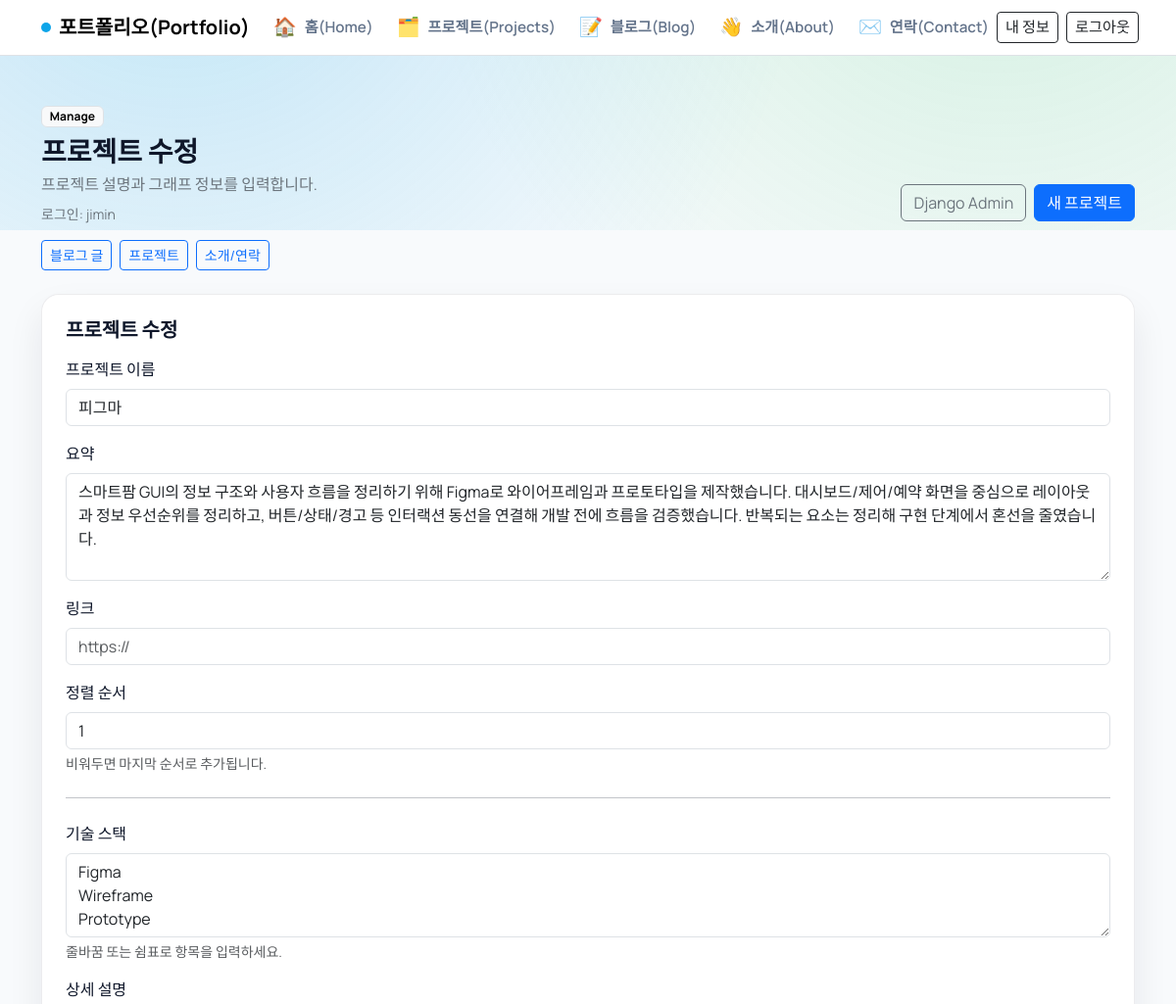
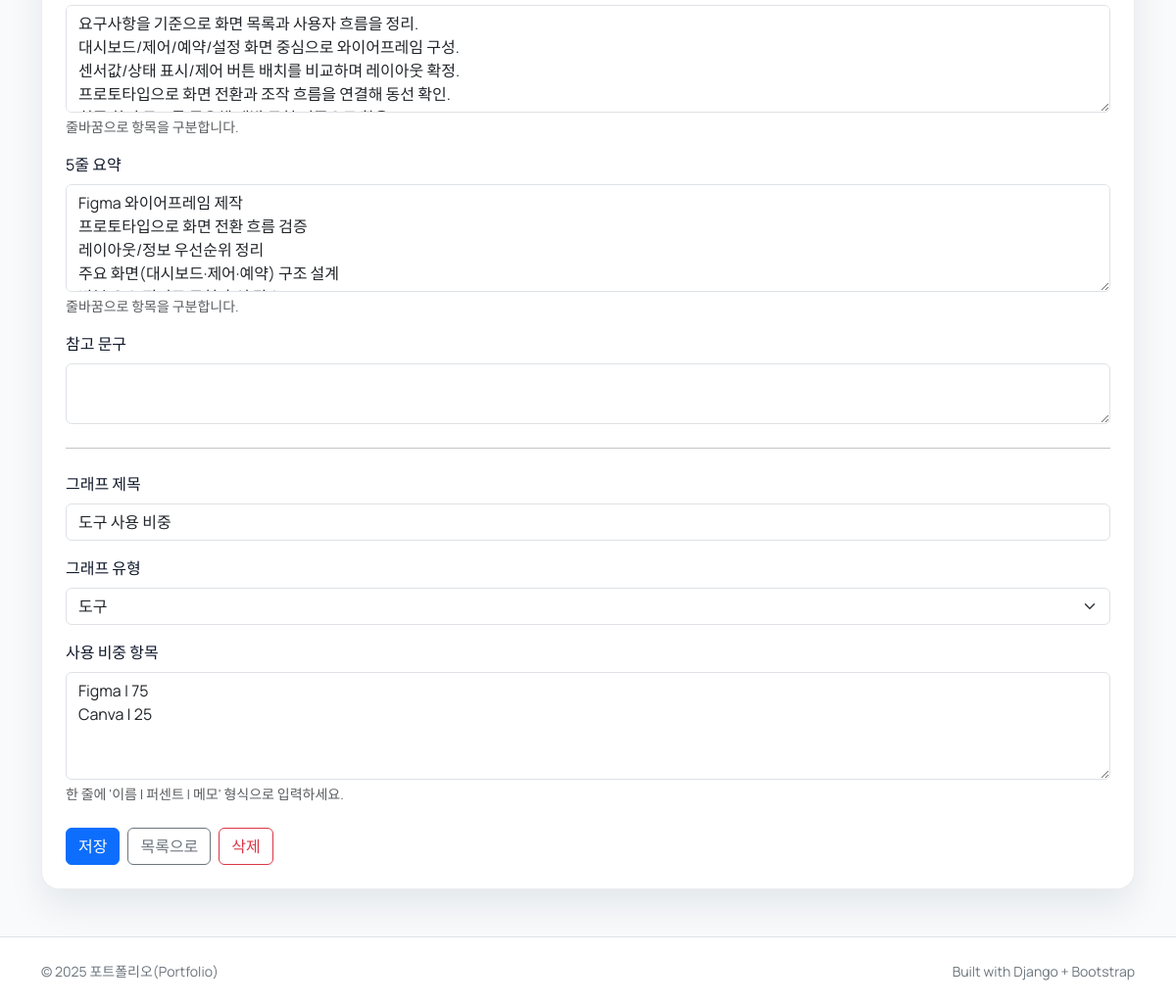
Screenshot of /manage/projects/1/edit/ (signed in) with the database file from the repository (2 pictures, top to bottom).
### pages/models.py (models this page shows, shortened)
class Project(models.Model):
    USAGE_LANGUAGE = "language"
    USAGE_TOOL = "tool"
    USAGE_OTHER = "other"
    USAGE_CHOICES = [
        (USAGE_LANGUAGE, "Language"),
        (USAGE_TOOL, "Tool"),
        (USAGE_OTHER, "Other"),
    ]
    name = models.CharField(max_length=200)
    summary = models.TextField()
    link = models.URLField(blank=True)
    tech_stack = models.JSONField(default=list, blank=True)
    details = models.JSONField(default=list, blank=True)
    highlights = models.JSONField(default=list, blank=True)
    note = models.TextField(blank=True)
    usage_title = models.CharField(max_length=120, blank=True)
    usage_type = models.CharField(max_length=20, choices=USAGE_CHOICES, blank=True)
    usage_items = models.JSONField(default=list, blank=True)
    owner = models.ForeignKey(
        settings.AUTH_USER_MODEL,
        on_delete=models.CASCADE,
        related_name="projects",
        null=True,
        blank=True,
    )
    order = models.PositiveIntegerField(default=0)
    created_at = models.DateTimeField(default=timezone.now)
    updated_at = models.DateTimeField(auto_now=True)
    class Meta:
        ordering = ["order", "-created_at"]

### pages/manage_views.py (the view)
@login_required
def manage_project_edit(request, pk):
    project = get_object_or_404(Project, pk=pk, owner=request.user)
    if request.method == "POST":
        form = ProjectForm(request.POST, instance=project)
        if form.is_valid():
            form.save()
            messages.success(request, "프로젝트가 수정되었습니다.")
            return redirect("manage_project_list")
    else:
        form = ProjectForm(instance=project)
    return render(
        request,
        "pages/manage/project_form.html",
        {"form": form, "project": project, "is_edit": True},
    )

### pages/templates/pages/manage/project_form.html (shortened to what this page needs)
{% extends "blog/manage/base.html" %}
{% block manage_title %}{% if is_edit %}프로젝트 수정{% else %}프로젝트 등록{% endif %}{% endblock %}
{% block manage_description %}프로젝트 설명과 그래프 정보를 입력합니다.{% endblock %}
{% block manage_actions %}
  <a class="btn btn-outline-secondary" href="/admin/">Django Admin</a>
  <a class="btn btn-primary" href="{% url 'manage_project_create' %}">새 프로젝트</a>
{% endblock %}
{% block manage_content %}
<div class="surface p-4">
  <h2 class="h5 fw-bold mb-3">{% if is_edit %}프로젝트 수정{% else %}새 프로젝트 등록{% endif %}</h2>
  <form method="post">
    <div class="mb-3">
      <label class="form-label" for="{{ form.name.id_for_label }}">{{ form.name.label }}</label>
      {{ form.name }}
    </div>
    <div class="mb-3">
      <label class="form-label" for="{{ form.summary.id_for_label }}">{{ form.summary.label }}</label>
      {{ form.summary }}
    </div>
    <div class="mb-3">
      <label class="form-label" for="{{ form.link.id_for_label }}">{{ form.link.label }}</label>
      {{ form.link }}
    </div>
    <div class="mb-3">
      <label class="form-label" for="{{ form.order.id_for_label }}">{{ form.order.label }}</label>
      {{ form.order }}
      {% if form.order.help_text %}
        <div class="form-text">{{ form.order.help_text }}</div>
      {% endif %}
    </div>
    <hr class="my-4">
    <div class="mb-3">
      <label class="form-label" for="{{ form.tech_stack_text.id_for_label }}">{{ form.tech_stack_text.label }}</label>
      {{ form.tech_stack_text }}
      {% if form.tech_stack_text.help_text %}
        <div class="form-text">{{ form.tech_stack_text.help_text }}</div>
      {% endif %}
    </div>
    <div class="mb-3">
      <label class="form-label" for="{{ form.details_text.id_for_label }}">{{ form.details_text.label }}</label>
      {{ form.details_text }}
      {% if form.details_text.help_text %}
        <div class="form-text">{{ form.details_text.help_text }}</div>
      {% endif %}
    </div>
    <div class="mb-3">
      <label class="form-label" for="{{ form.highlights_text.id_for_label }}">{{ form.highlights_text.label }}</label>
      {{ form.highlights_text }}
      {% if form.highlights_text.help_text %}
        <div class="form-text">{{ form.highlights_text.help_text }}</div>
      {% endif %}
    </div>
    <div class="mb-3">
      <label class="form-label" for="{{ form.note.id_for_label }}">{{ form.note.label }}</label>
      {{ form.note }}
    </div>
    <hr class="my-4">
    <div class="mb-3">
      <label class="form-label" for="{{ form.usage_title.id_for_label }}">{{ form.usage_title.label }}</label>
      {{ form.usage_title }}
    </div>
    <div class="mb-3">
      <label class="form-label" for="{{ form.usage_type.id_for_label }}">{{ form.usage_type.label }}</label>
      {{ form.usage_type }}
    </div>
    <div class="mb-4">
      <label class="form-label" for="{{ form.usage_items_text.id_for_label }}">{{ form.usage_items_text.label }}</label>
      {{ form.usage_items_text }}
      {% if form.usage_items_text.help_text %}
        <div class="form-text">{{ form.usage_items_text.help_text }}</div>
      {% endif %}
    </div>
    <div class="d-flex flex-wrap gap-2">
      <button class="btn btn-primary" type="submit">저장</button>
      <a class="btn btn-outline-secondary" href="{% url 'manage_project_list' %}">목록으로</a>
      {% if is_edit %}
        <a class="btn btn-outline-danger" href="{% url 'manage_project_delete' project.pk %}">삭제</a>
      {% endif %}
    </div>
  </form>
</div>
{% endblock %}

### blog/templates/blog/manage/base.html (shortened to what this page needs)
{% extends "blog/base.html" %}
{% block content %}
<section class="mb-4 fade-up">
  <span class="badge text-bg-light border mb-2">Manage</span>
  <div class="d-flex flex-wrap align-items-center justify-content-between gap-3">
    <div>
      <h1 class="h3 fw-bold mb-1">{% block manage_title %}콘텐츠 관리{% endblock %}</h1>
      <p class="text-secondary mb-0">{% block manage_description %}블로그/프로젝트/소개·연락을 관리합니다.{% endblock %}</p>
      <div class="small text-secondary mt-2">로그인: {{ request.user.username }}</div>
      <div class="d-flex flex-wrap gap-2 mt-3">
        <a class="btn btn-sm btn-outline-primary" href="{% url 'manage_post_list' %}">블로그 글</a>
        <a class="btn btn-sm btn-outline-primary" href="{% url 'manage_project_list' %}">프로젝트</a>
        <a class="btn btn-sm btn-outline-primary" href="{% url 'manage_profile_edit' %}">소개/연락</a>
      </div>
    </div>
    <div class="d-flex flex-wrap gap-2">
      {% block manage_actions %}{% endblock %}
    </div>
  </div>
</section>
{% block manage_content %}{% endblock %}
{% endblock %}

### blog/templates/blog/base.html (style rules this page uses)
:root { --ink: #0f172a; --muted: #64748b; --accent: #0ea5e9; --accent-2: #22c55e; --surface: #ffffff; --border: rgba(15, 23, 42, 0.08); --radius: 18px; }
body { font-family: "Manrope", sans-serif; color: var(--ink); background: #f8fafc; min-height: 100vh; }
body::before { content: ""; position: fixed; inset: -10% 0 auto 0; height: 55vh; background: radial-gradient(circle at 15% 20%, rgba(14, 165, 233, 0.25), transparent 60%), radial-gradient(circle at 85% 15%, rgba(34, 197, 94, 0.18), transparent 55%); z-index: -1; }
.surface { background: var(--surface); border: 1px solid var(--border); border-radius: var(--radius); box-shadow: 0 18px 36px rgba(15, 23, 42, 0.08); }
.fade-up { animation: fadeUp 0.7s ease both; }

### rows the page displays
Project: name "피그마", summary "스마트팜 GUI의 정보 구조와 사용자 흐름을 정리하기 위해 Figma로 와이어프레임과 프로토타입을 제작했습니다. 대시보드/제어/예약 화면을 중심으로 레이아웃과 정보 우선순위를 정리하고, 버튼/상태/경고 등 인터랙션 동선을 연결해 개발 전에 흐름을 검증했습니다. 반복되는 요소는 정리해 구현 단계에서 혼선을 줄였습니다.", order "1", usage_title "도구 사용 비중", usage_type "도구"

### other values shown
{{ request.user.username }} "jimin"
